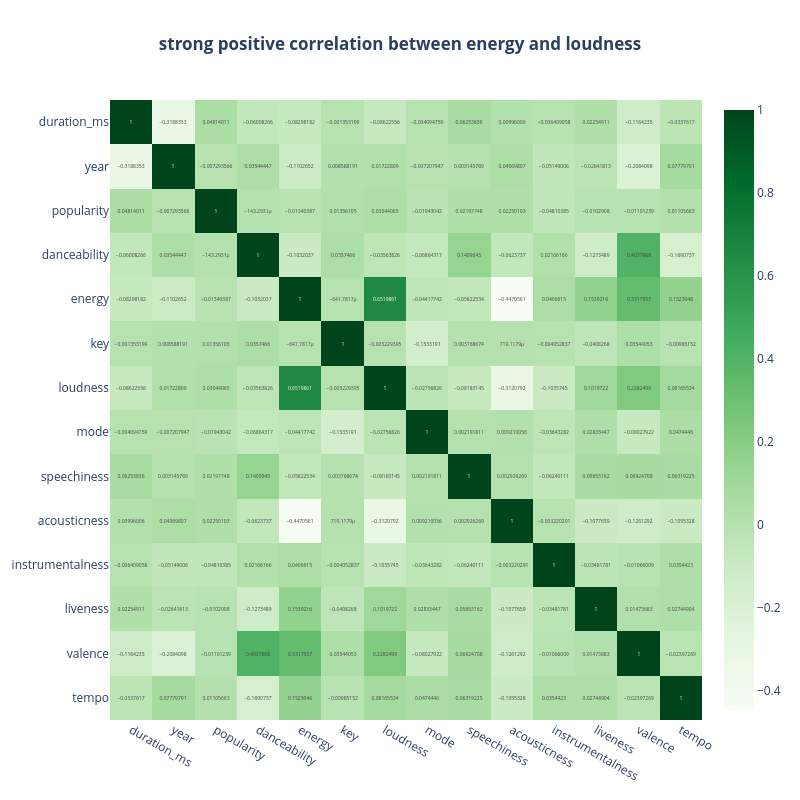

Write notebook code for a chart like this one.
### Code cell
import plotly.express as px

corr_matrix = df.select_dtypes(include='number').corr()

fig = px.imshow(
    corr_matrix,
    text_auto=True,
    height=800,
    width=800,
    color_continuous_scale=px.colors.sequential.Greens,
    aspect='auto',
    title='<b>strong positive correlation between energy and loudness'
)

fig.update_layout(title_x=0.5)
fig.show()

### Figure 1 — Plotly figure (JSON) as saved in the notebook; plotly's stock layout.template omitted (floating-point values rounded to 4 significant figures; data arrays with more than 128 entries replaced by an {"elided": "..."} marker saying what was removed)
{"data": [{"coloraxis": "coloraxis", "hovertemplate": "x: %{x}<br>y: %{y}<br>color: %{z}<extra></extra>", "name": "0", "texttemplate": "%{z}", "type": "heatmap", "x": ["duration_ms", "year", "popularity", "danceability", "energy", "key", "loudness", "mode", "speechiness", "acousticness", "instrumentalness", "liveness", "valence", "tempo"], "xaxis": "x", "y": ["duration_ms", "year", "popularity", "danceability", "energy", "key", "loudness", "mode", "speechiness", "acousticness", "instrumentalness", "liveness", "valence", "tempo"], "yaxis": "y", "z": {"elided": "14x14 float values"}}], "layout": {"coloraxis": {"colorscale": [[0, "rgb(247,252,245)"], [0.125, "rgb(229,245,224)"], [0.25, "rgb(199,233,192)"], [0.375, "rgb(161,217,155)"], [0.5, "rgb(116,196,118)"], [0.625, "rgb(65,171,93)"], [0.75, "rgb(35,139,69)"], [0.875, "rgb(0,109,44)"], [1, "rgb(0,68,27)"]]}, "height": 800, "title": {"text": "<b>strong positive correlation between energy and loudness", "x": 0.5}, "width": 800, "xaxis": {"anchor": "y", "domain": [0, 1]}, "yaxis": {"anchor": "x", "autorange": "reversed", "domain": [0, 1]}}}
